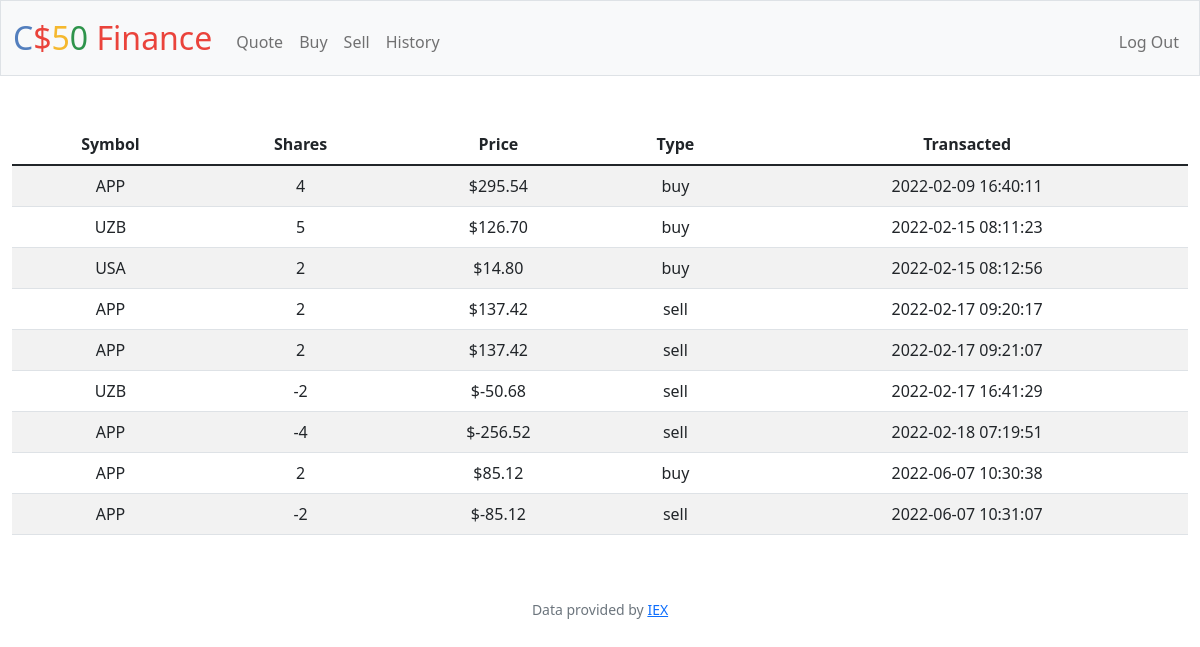
Screenshot of /history (signed in) with the database file from the repository.
### tables this page shows
CREATE TABLE transactions (
id INTEGER PRIMARY KEY AUTOINCREMENT,
user_id INTEGER NOT NULL,
name TEXT NOT NULL,
shares INTEGER NOT NULL,
price NUMERIC NOT NULL,
type TEXT NOT NULL,
symbol TEXT NOT NULL,
time TIMESTAMP DEFAULT CURRENT_TIMESTAMP,
FOREIGN KEY(user_id) REFERENCES users(id));

### app.py (the view)
@app.route("/history")
@login_required
def history():
    user_id = session["user_id"]
    stocks = db.execute("SELECT symbol, shares, price, type, time FROM transactions WHERE user_id = ?", user_id)
    return render_template("history.html", stocks = stocks, usd = usd)

### app.py (called while the page is built)
@app.after_request
def after_request(response):
    response.headers["Cache-Control"] = "no-cache, no-store, must-revalidate"
    response.headers["Expires"] = 0
    response.headers["Pragma"] = "no-cache"
    return response

### helpers.py (called while the page is built)
def login_required(f):
    @wraps(f)
    def decorated_function(*args, **kwargs):
        if session.get("user_id") is None:
            return redirect("/login")
        return f(*args, **kwargs)
    return decorated_function

def usd(value):
    return f"${value:,.2f}"

### templates/history.html (shortened to what this page needs)
{% extends "layout.html" %}
{% block main %}
    <table class="table table-striped">
        <thead>
            <tr>
                <th>Symbol</th>
                <th>Shares</th>
                <th>Price</th>
                <th>Type</th>
                <th>Transacted</th>
            </tr>
        </thead>
        <tbody>
            {% for stock in stocks %}
                <tr>
                    <td>{{ stock["symbol"] }}</td>
                    <td>{{ stock["shares"] }}</td>
                    <td>{{ usd(stock["price"] * stock["shares"]) }}</td>
                    <td>{{ stock["type"] }}</td>
                    <td>{{ stock["time"] }}</td>
                </tr>
            {% endfor %}
        </tbody>
    </table>
{% endblock %}

### templates/layout.html (shortened to what this page needs)
<!DOCTYPE html>
<html lang="en">
    <head>
        <link href="https://cdn.jsdelivr.net/npm/bootstrap@5.1.3/dist/css/bootstrap.min.css" rel="stylesheet">
        <link href="/static/styles.css" rel="stylesheet">
    </head>
    <body>
        <nav class="bg-light border navbar navbar-expand-md navbar-light">
            <div class="container-fluid">
                <a class="navbar-brand" href="/"><span class="blue">C</span><span class="red">$</span><span class="yellow">5</span><span class="green">0</span> <span class="red">Finance</span></a>
                <div class="collapse navbar-collapse" id="navbar">
                    {% if session["user_id"] %}
                        <ul class="navbar-nav me-auto mt-2">
                            <li class="nav-item"><a class="nav-link" href="/quote">Quote</a></li>
                            <li class="nav-item"><a class="nav-link" href="/buy">Buy</a></li>
                            <li class="nav-item"><a class="nav-link" href="/sell">Sell</a></li>
                            <li class="nav-item"><a class="nav-link" href="/history">History</a></li>
                        </ul>
                        <ul class="navbar-nav ms-auto mt-2">
                            <li class="nav-item"><a class="nav-link" href="/logout">Log Out</a></li>
                        </ul>
                    {% else %}
                        <ul class="navbar-nav ms-auto mt-2">
                            <li class="nav-item"><a class="nav-link" href="/register">Register</a></li>
                            <li class="nav-item"><a class="nav-link" href="/login">Log In</a></li>
                        </ul>
                    {% endif %}
                </div>
            </div>
        </nav>
        <main class="container-fluid py-5 text-center">
            {% block main %}{% endblock %}
        </main>
        <footer class="mb-5 small text-center text-muted">
            Data provided by <a href="https://iexcloud.io/">IEX</a>
        </footer>
    </body>
</html>

### static/styles.css (style rules this page uses)
nav .navbar-brand { font-size: xx-large; }
nav .navbar-brand .blue { color: #537fbe; }
nav .navbar-brand .red { color: #ea433b; }
nav .navbar-brand .yellow { color: #f5b82e; }
nav .navbar-brand .green { color: #2e944b; }

### rows the page displays
transactions: symbol "APP", shares "4", usd(stock['price']*stock['shares']) "$295.54", type "buy", time "2022-02-09 16:40:11"
transactions: symbol "UZB", shares "5", usd(stock['price']*stock['shares']) "$126.70", type "buy", time "2022-02-15 08:11:23"
transactions: symbol "USA", shares "2", usd(stock['price']*stock['shares']) "$14.80", type "buy", time "2022-02-15 08:12:56"
transactions: symbol "APP", shares "2", usd(stock['price']*stock['shares']) "$137.42", type "sell", time "2022-02-17 09:20:17"
transactions: symbol "APP", shares "2", usd(stock['price']*stock['shares']) "$137.42", type "sell", time "2022-02-17 09:21:07"
transactions: symbol "UZB", shares "-2", usd(stock['price']*stock['shares']) "$-50.68", type "sell", time "2022-02-17 16:41:29"
transactions: symbol "APP", shares "-4", usd(stock['price']*stock['shares']) "$-256.52", type "sell", time "2022-02-18 07:19:51"
transactions: symbol "APP", shares "2", usd(stock['price']*stock['shares']) "$85.12", type "buy", time "2022-06-07 10:30:38"
transactions: symbol "APP", shares "-2", usd(stock['price']*stock['shares']) "$-85.12", type "sell", time "2022-06-07 10:31:07"
